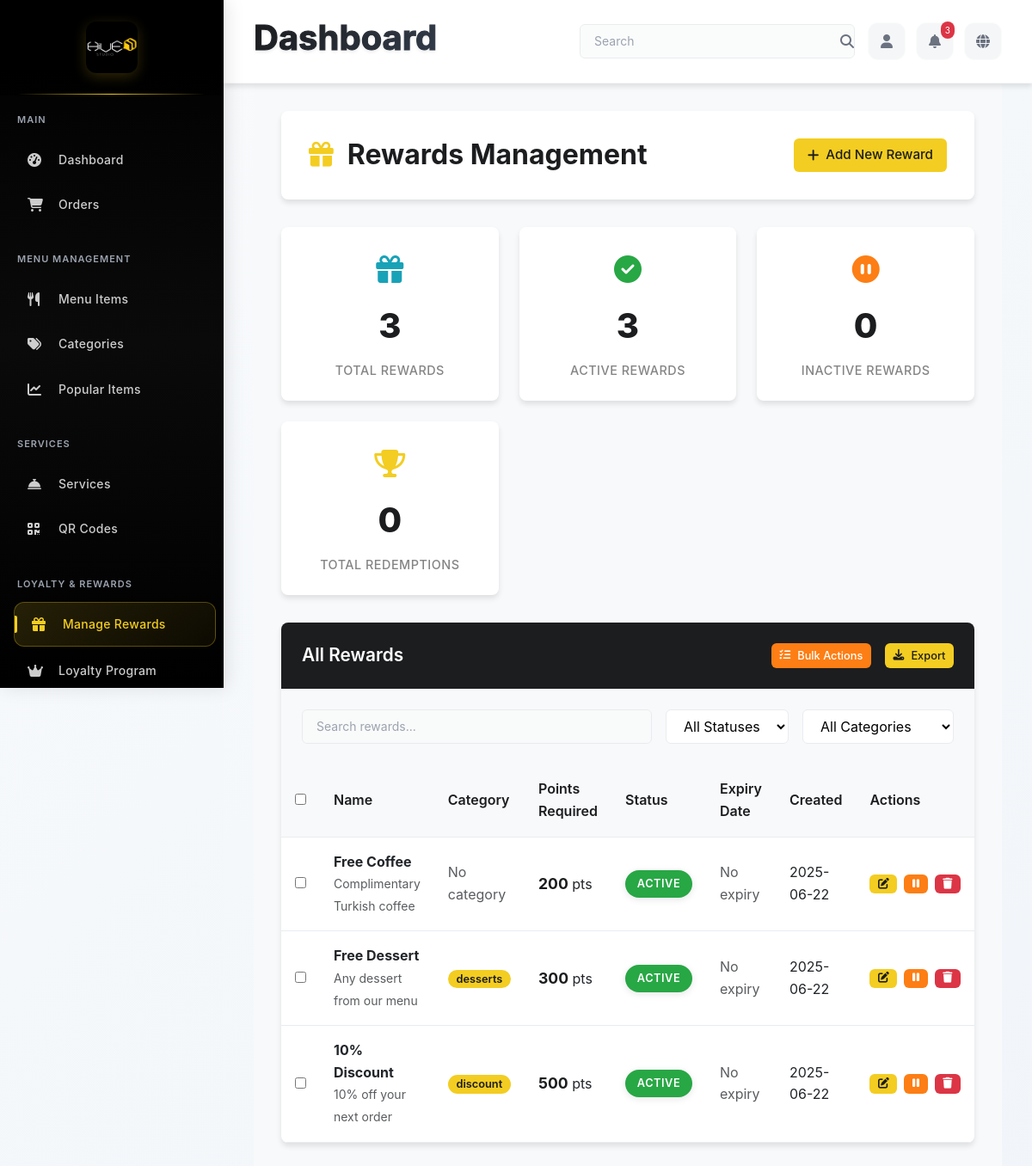
Before: /admin/rewards (signed in) with the older database file.
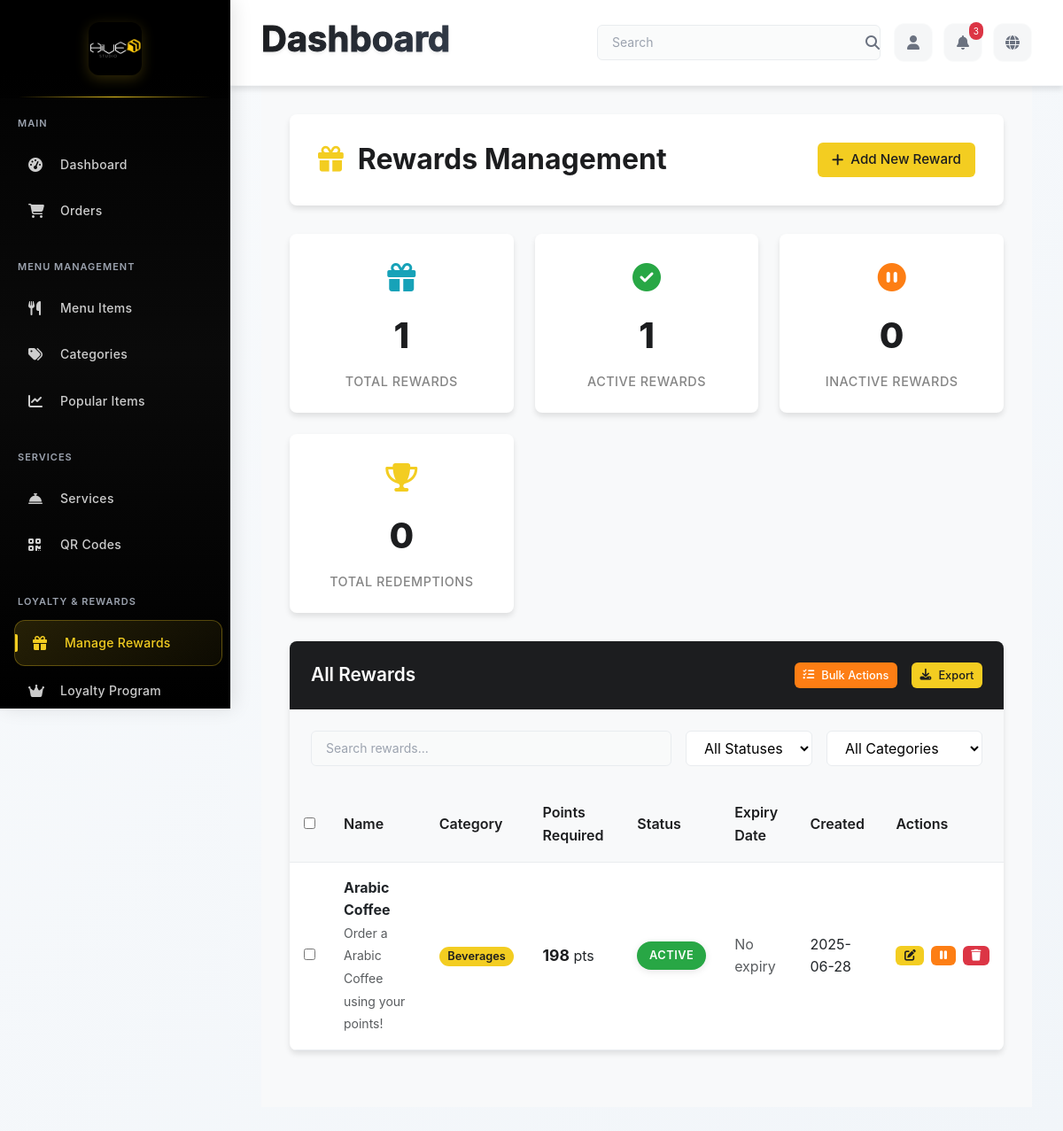
After: the same page with the newer database file.
### app/models.py (models this page shows, shortened)
class RewardItem(db.Model):
    __tablename__ = 'reward_items'
    reward_id = db.Column(db.Integer, primary_key=True)
    name = db.Column(db.String(100), nullable=False)
    description = db.Column(db.Text, nullable=True)
    points_required = db.Column(db.Integer, nullable=False)
    item_id = db.Column(db.Integer, db.ForeignKey('menu_items.item_id'), nullable=True)
    category = db.Column(db.String(50), nullable=True)
    status = db.Column(db.Enum('active', 'inactive', 'expired', name='reward_status'),
                      nullable=False, default='active')
    expiry_date = db.Column(db.DateTime, nullable=True)
    created_at = db.Column(db.DateTime, default=datetime.utcnow)
    redemptions = db.relationship('RewardRedemption', backref='reward', lazy='dynamic')

### app/modules/admin/routes.py (the view)
@bp.route('/rewards')
@login_required
def rewards_management():
    if not current_user.is_admin():
        return redirect(url_for('main.index'))
    page = request.args.get('page', 1, type=int)
    per_page = 20
    rewards = RewardItem.query.order_by(RewardItem.created_at.desc()).paginate(
        page=page, per_page=per_page, error_out=False
    )
    total_rewards = RewardItem.query.count()
    active_rewards = RewardItem.query.filter_by(status='active').count()
    inactive_rewards = RewardItem.query.filter_by(status='inactive').count()
    total_redemptions = RewardRedemption.query.count()
    recent_redemptions = RewardRedemption.query.order_by(
        RewardRedemption.redemption_date.desc()
    ).limit(10).all()
    return render_template('rewards_management.html',
                         rewards=rewards,
                         total_rewards=total_rewards,
                         active_rewards=active_rewards,
                         inactive_rewards=inactive_rewards,
                         total_redemptions=total_redemptions,
                         recent_redemptions=recent_redemptions)

### app/extensions.py (called while the page is built)
def init_extensions(app):
    db.init_app(app)
    login_manager.init_app(app)
    migrate.init_app(app, db)
    socketio.init_app(app, cors_allowed_origins="*")
    csrf.init_app(app)
    login_manager.login_view = 'auth.login'
    login_manager.login_message = 'Please log in to access this page.'
    login_manager.login_message_category = 'info'
    @login_manager.user_loader
    def load_user(user_id):
        from app.models import User
        return User.query.get(int(user_id))

### app/models.py (called while the page is built)
    def is_admin(self):
        return self.role == 'admin'

### app/modules/admin/templates/rewards_management.html (shortened to what the changed rows need)
{% extends "base.html" %}
{% block content %}
<div class="rewards-dashboard">
    <div class="dashboard-header">
        <h1 class="dashboard-title">
            <i class="fas fa-gift"></i>
            Rewards Management
        </h1>
    </div>
    <div class="stats-row">
        <div class="stat-card total">
            <div class="stat-icon">
                <i class="fas fa-gift"></i>
            </div>
            <div class="stat-number">{{ total_rewards }}</div>
            <p class="stat-label">Total Rewards</p>
        </div>
        <div class="stat-card active">
            <div class="stat-icon">
                <i class="fas fa-check-circle"></i>
            </div>
            <div class="stat-number">{{ active_rewards }}</div>
            <p class="stat-label">Active Rewards</p>
        </div>
    </div>
    <div class="rewards-table-container">
        <div class="table-header">
            <h2 class="table-title">All Rewards</h2>
        </div>
        <table class="rewards-table">
            <thead>
                <tr>
                    <th>
                        <input type="checkbox" id="selectAll" onchange="toggleSelectAll()">
                    </th>
                    <th>Name</th>
                    <th>Category</th>
                    <th>Points Required</th>
                    <th>Status</th>
                    <th>Expiry Date</th>
                    <th>Created</th>
                    <th>Actions</th>
                </tr>
            </thead>
            <tbody>
                {% for reward in rewards.items %}
                <tr>
                    <td>
                        <input type="checkbox" class="reward-checkbox" value="{{ reward.reward_id }}" onchange="updateSelection()">
                    </td>
                    <td>
                        <strong>{{ reward.name }}</strong>
                        {% if reward.description %}
                        <br><small class="text-muted">{{ reward.description[:50] }}{% if reward.description|length > 50 %}...{% endif %}</small>
                        {% endif %}
                    </td>
                    <td>
                        {% if reward.category %}
                        <span class="reward-category">{{ reward.category }}</span>
                        {% else %}
                        <span class="text-muted">No category</span>
                        {% endif %}
                    </td>
                    <td>
                        <span class="points-required">{{ reward.points_required }}</span> pts
                    </td>
                    <td>
                        <span class="status-badge status-{{ reward.status }}">
                            {{ reward.status }}
                        </span>
                    </td>
                    <td>
                        {% if reward.expiry_date %}
                        {{ reward.expiry_date.strftime('%Y-%m-%d') }}
                        {% else %}
                        <span class="text-muted">No expiry</span>
                        {% endif %}
                    </td>
                    <td>
                        {{ reward.created_at.strftime('%Y-%m-%d') }}
                    </td>
                    <td>
                        <div class="action-buttons" style="display: flex; gap: 0.5rem;">
                            <a href="{{ url_for('admin.edit_reward', reward_id=reward.reward_id) }}"
                               class="btn btn-sm btn-primary" title="Edit">
                                <i class="fas fa-edit"></i>
                            </a>
                            <button class="btn btn-sm btn-warning"
                                    onclick="toggleRewardStatus({{ reward.reward_id }})"
                                    title="{{ 'Deactivate' if reward.status == 'active' else 'Activate' }}">
                                <i class="fas fa-{{ 'pause' if reward.status == 'active' else 'play' }}"></i>
                            </button>
                            <button class="btn btn-sm btn-danger"
                                    onclick="deleteReward({{ reward.reward_id }})"
                                    title="Delete">
                                <i class="fas fa-trash"></i>
                            </button>
                        </div>
                    </td>
                </tr>
                {% endfor %}
            </tbody>
        </table>
    </div>
</div>
{% endblock %}

Changed rows visible on the page:
removed RewardItem: name "Free Dessert", description "Any dessert from our menu", category "desserts", points_required "300", status "ACTIVE", shows "No expiry", created_at "2025-06-22"
removed RewardItem: name "10% Discount", description "10% off your next order", category "discount", points_required "500", status "ACTIVE", shows "No expiry", created_at "2025-06-22"
changed RewardItem "ACTIVE": name "Free Coffee" → "Arabic Coffee"; description "Complimentary Turkish coffee" → "Order a Arabic Coffee using your points!"; category (not shown) → "Beverages"; points_required "200" → "198"; created_at "2025-06-22" → "2025-06-28"; no longer shows "No category"
Other visible differences:
{{ total_rewards }}: "3" → "1"
{{ active_rewards }}: "3" → "1"
